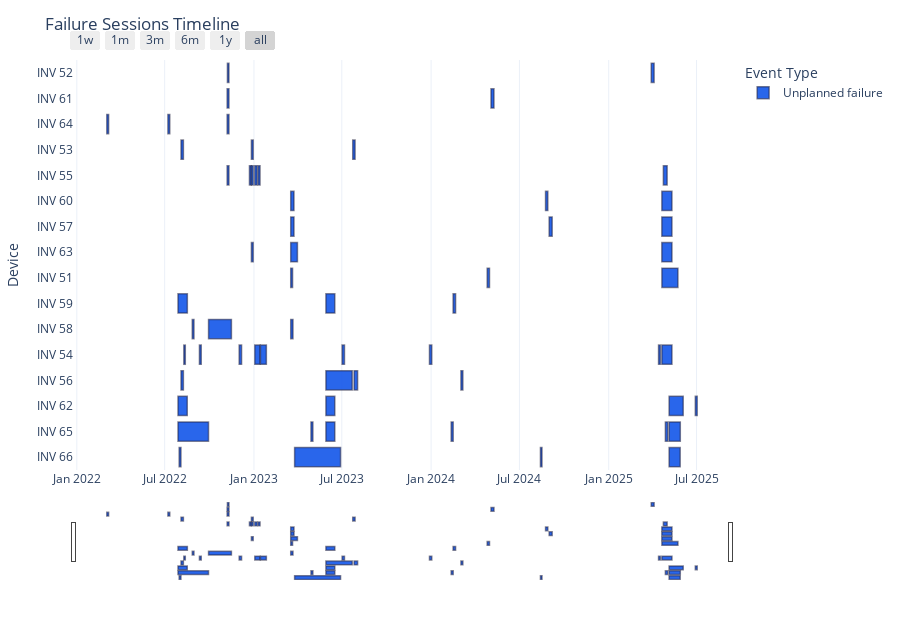

Write notebook code for a chart like this one.
### Code cell
from src.visualize import visualize_failure_timeline

visualize_failure_timeline(failure_sessions)

### Figure 1 — Plotly figure (JSON) as saved in the notebook; plotly's stock layout.template omitted (floating-point values rounded to 4 significant figures; data arrays with more than 128 entries replaced by an {"elided": "..."} marker saying what was removed)
{"data": [{"alignmentgroup": "True", "base": ["2023-03-17T17:10:00", "2024-04-25T12:55:00", "2025-04-20T13:35:00", "2022-11-07T06:35:00", "2025-03-29T13:55:00", "2022-08-03T15:50:00", "2022-12-26T16:45:00", "2023-07-23T12:10:00", "2022-08-09T11:10:00", "2022-09-10T14:45:00", "2022-12-01T11:55:00", "2023-01-02T16:40:00", "2023-01-14T07:45:00", "2023-07-01T14:15:00", "2023-12-28T15:30:00", "2025-04-13T16:10:00", "2025-04-20T11:20:00", "2022-11-06T16:50:00", "2022-12-22T16:25:00", "2022-12-26T16:45:00", "2023-01-02T15:20:00", "2023-01-09T15:20:00", "2025-04-23T14:35:00", "2022-08-03T15:50:00", "2023-05-29T05:40:00", "2023-07-26T06:55:00", "2024-03-02T10:55:00", "2023-03-17T17:10:00", "2024-08-31T06:30:00", "2025-04-20T10:35:00", "2022-08-26T19:35:00", "2022-09-29T09:30:00", "2023-03-17T17:10:00", "2022-07-28T09:55:00", "2023-05-29T05:40:00", "2024-02-15T08:10:00", "2023-03-17T17:10:00", "2024-08-23T19:30:00", "2025-04-20T11:20:00", "2022-11-06T16:50:00", "2024-05-03T09:00:00", "2022-07-28T10:05:00", "2023-05-29T05:40:00", "2025-05-05T10:25:00", "2025-06-28T10:20:00", "2022-12-26T16:45:00", "2023-03-17T17:10:00", "2025-04-20T10:35:00", "2022-03-03T17:35:00", "2022-07-07T15:30:00", "2022-11-06T16:50:00", "2022-07-28T10:05:00", "2023-04-28T10:25:00", "2023-05-29T05:40:00", "2024-02-11T08:10:00", "2025-04-27T17:55:00", "2025-05-05T10:25:00", "2022-07-30T20:05:00", "2023-03-25T17:20:00", "2024-08-13T07:05:00", "2025-05-05T10:25:00"], "customdata": {"elided": "61x6 mixed values"}, "hovertemplate": "<b>%{y}</b><br>Session ID: %{customdata[0]}<br>Start: %{customdata[1]|%Y-%m-%d %H:%M}<br>End: %{customdata[2]|%Y-%m-%d %H:%M}<br>Duration (hrs): %{customdata[3]:.2f}<br>", "legendgroup": "Unplanned failure", "marker": {"color": "#2563eb", "line": {"color": "rgba(30,30,60,0.55)", "width": 1.5}, "pattern": {"shape": ""}}, "name": "Unplanned failure", "offsetgroup": "Unplanned failure", "opacity": 0.98, "orientation": "h", "showlegend": true, "textposition": "auto", "type": "bar", "x": [328200000, 414300000, 2856300000, 271800000, 513300000, 423900000, 318300000, 417300000, 261000000, 320400000, 427500000, 931200000, 1055400000, 422700000, 408900000, 324000000, 1798500000, 323100000, 324300000, 318000000, 411600000, 333000000, 671400000, 423300000, 4681200000, 626700000, 344100000, 582900000, 535200000, 1801200000, 307800000, 4071300000, 402000000, 1667100000, 1585500000, 439800000, 581100000, 406200000, 1798500000, 324900000, 532200000, 1651800000, 1586700000, 2507700000, 335700000, 318300000, 1196700000, 1802400000, 324900000, 333600000, 325500000, 5436900000, 343800000, 1586700000, 359100000, 413100000, 1993500000, 321300000, 8181900000, 276600000, 1970700000], "xaxis": "x", "y": ["INV 51", "INV 51", "INV 51", "INV 52", "INV 52", "INV 53", "INV 53", "INV 53", "INV 54", "INV 54", "INV 54", "INV 54", "INV 54", "INV 54", "INV 54", "INV 54", "INV 54", "INV 55", "INV 55", "INV 55", "INV 55", "INV 55", "INV 55", "INV 56", "INV 56", "INV 56", "INV 56", "INV 57", "INV 57", "INV 57", "INV 58", "INV 58", "INV 58", "INV 59", "INV 59", "INV 59", "INV 60", "INV 60", "INV 60", "INV 61", "INV 61", "INV 62", "INV 62", "INV 62", "INV 62", "INV 63", "INV 63", "INV 63", "INV 64", "INV 64", "INV 64", "INV 65", "INV 65", "INV 65", "INV 65", "INV 65", "INV 65", "INV 66", "INV 66", "INV 66", "INV 66"], "yaxis": "y"}], "layout": {"bargap": 0.25, "barmode": "overlay", "height": 620, "legend": {"title": {"text": "Event Type"}, "tracegroupgap": 0}, "margin": {"b": 40, "l": 70, "r": 30, "t": 60}, "title": {"text": "Failure Sessions Timeline"}, "xaxis": {"anchor": "y", "domain": [0, 1], "rangeselector": {"buttons": [{"count": 7, "label": "1w", "step": "day", "stepmode": "backward"}, {"count": 1, "label": "1m", "step": "month", "stepmode": "backward"}, {"count": 3, "label": "3m", "step": "month", "stepmode": "backward"}, {"count": 6, "label": "6m", "step": "month", "stepmode": "backward"}, {"count": 1, "label": "1y", "step": "year", "stepmode": "backward"}, {"step": "all"}]}, "rangeslider": {"visible": true}, "showgrid": true, "type": "date"}, "yaxis": {"anchor": "x", "autorange": "reversed", "categoryarray": ["INV 52", "INV 61", "INV 64", "INV 53", "INV 55", "INV 60", "INV 57", "INV 63", "INV 51", "INV 59", "INV 58", "INV 54", "INV 56", "INV 62", "INV 65", "INV 66"], "categoryorder": "array", "domain": [0, 1], "title": {"text": "Device"}}}}
